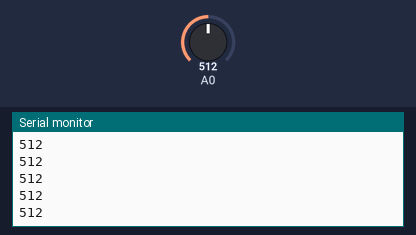
A sketch run on a simulated Arduino Uno, built with avr-gcc and run on an emulated ATmega328P. Parts: the last lines printed to the serial monitor. The test bench sets the inputs (shaded band); at power-on: A0 = 512.

Above: at 1.2 s.
1.3 s: A0 set to 716
At 2.3 s:
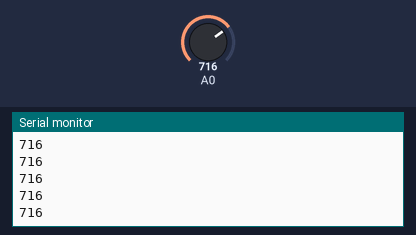
2.8 s: A0 set to 900
At 3.3 s:
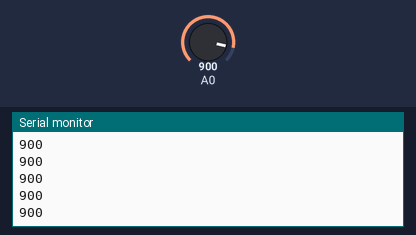
Timing chart, 0 to 5.8 s (numbered marks = the images above; inputs shaded):
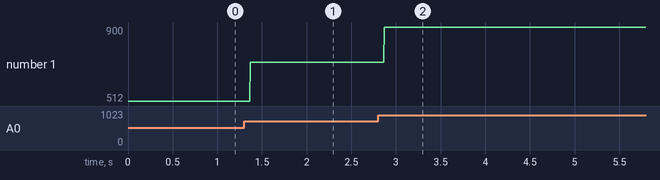

Measured:
- after the input at 1.3 s, the serial monitor: prints a new line after 0.07 s (image 1)
- after the input at 2.8 s, the serial monitor: prints a new line after 0.07 s (image 2)
- plotted number 1: 512 → 716 after the input at 1.3 s, 716 → 900 after the input at 2.8 s

The sketch:

iot4_alcohol.ino
```cpp
void setup() {
  // put your setup code here, to run once:
  Serial.begin(9600);
  pinMode(A0,INPUT);
}

void loop() {
  // put your main code here, to run repeatedly:
  int m=analogRead(A0);
  Serial.println(m);
}
```
